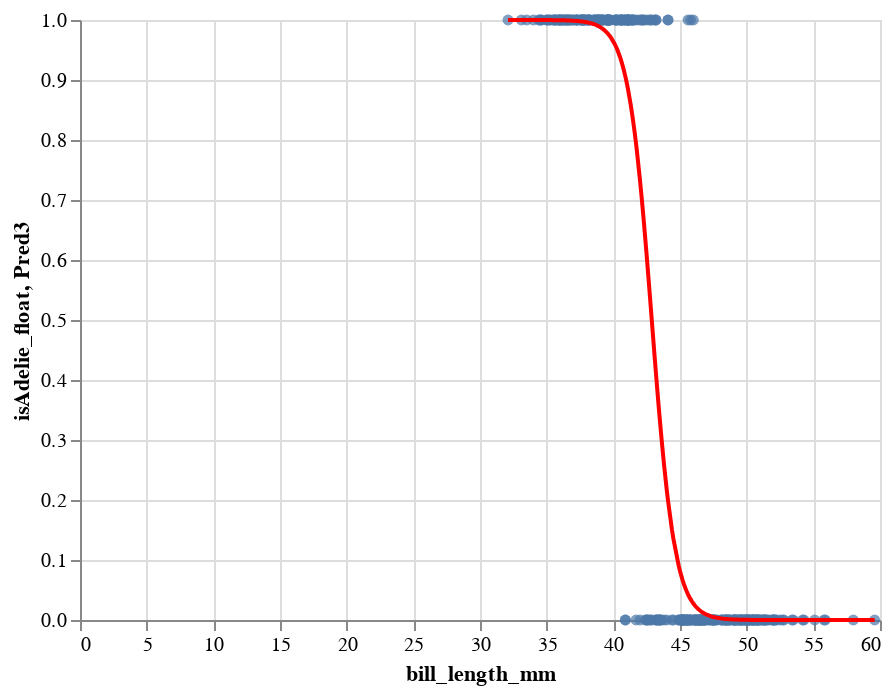

Notebook cell for this chart:
### Code cell
c+c3

### Figure 1 — Vega-Lite specification as saved in the notebook (floating-point values rounded to 4 significant figures; data arrays with more than 128 entries replaced by an {"elided": "..."} marker saying what was removed)
{"config": {"view": {"continuousWidth": 400, "continuousHeight": 300}}, "layer": [{"mark": "circle", "encoding": {"x": {"type": "quantitative", "field": "bill_length_mm"}, "y": {"type": "quantitative", "field": "isAdelie_float"}}}, {"mark": {"type": "line", "color": "red"}, "encoding": {"x": {"type": "quantitative", "field": "bill_length_mm"}, "y": {"type": "quantitative", "field": "Pred3"}}}], "data": {"name": "data-c56fd228b6baca17a6cfa5c20b1e1577"}, "$schema": "https://vega.github.io/schema/vega-lite/v4.8.1.json", "datasets": {"data-c56fd228b6baca17a6cfa5c20b1e1577": {"elided": "333 records"}}}
